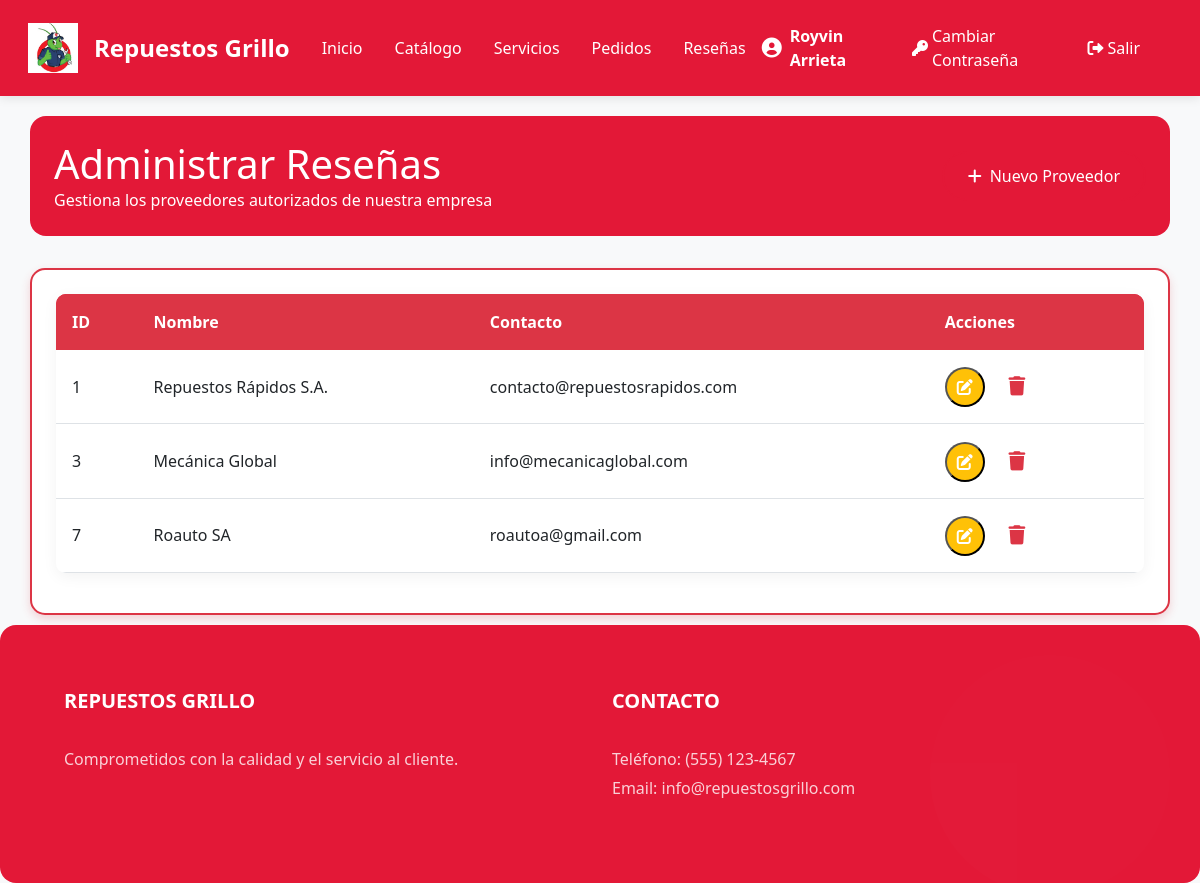
The page /View/Proveedores/AdministrarProveedores.php (signed in) on the database its author committed.
### tables this page shows
CREATE TABLE `tbl_proveedores` (
  `IdProveedor` int(11) NOT NULL AUTO_INCREMENT,
  `Nombre` varchar(45) NOT NULL,
  `Contacto` varchar(45) NOT NULL,
  PRIMARY KEY (`IdProveedor`)
);

### Model/ProveedoresModel.php (called while the page is built, shortened)
<?php
function ConsultarProveedores()
{
    try {
        $context = AbrirBaseDatos();
        $sentencia = "CALL SP_ConsultarProveedores()";
        $resultado = $context->query($sentencia);
        return $resultado;
    } catch (Exception $error) {
        return null;
    }
}
?>

### View/Proveedores/AdministrarProveedores.php (the view, shortened to what this page needs)
<?php
    include_once $_SERVER["DOCUMENT_ROOT"] . "/ProyectoAmbienteWeb/Model/ProveedoresModel.php";
    include_once $_SERVER["DOCUMENT_ROOT"] . "/ProyectoAmbienteWeb/View/layoutInterno.php";
?>
<!DOCTYPE html>
<html lang="es">
<body>
    <div class="container content">
        <div class="admin-header">
            <div class="row align-items-center">
                <div class="col-md-8">
                    <h1 class="mb-0">Administrar Reseñas</h1>
                    <p class="mb-0">Gestiona los proveedores autorizados de nuestra empresa</p>
                </div>
                <div class="col-md-4 text-md-end mt-3 mt-md-0">
                    <button type="button" class="btn btn-custom" onclick="window.location.href='CrearProveedores.php';">
                        <i class="fas fa-plus me-2"></i>Nuevo Proveedor
                    </button>
                </div>
            </div>
        </div>
        <div class="card card-custom">
            <div class="card-body">
                <div class="table-container">
                    <table class="table table-custom table-hover">
                        <thead>
                            <tr>
                                <th>ID</th>
                                <th>Nombre</th>
                                <th>Contacto</th>
                                <th>Acciones</th>
                            </tr>
                        </thead>
                        <tbody>
                            <?php
        $proveedores = ConsultarProveedores();
        if ($proveedores && $proveedores->num_rows > 0) {
            while ($row = $proveedores->fetch_assoc()) {
                echo "<tr>";
                echo "<td>" . $row['IdProveedor'] . "</td>";
                echo "<td>" . $row['Nombre'] . "</td>";
                echo "<td>" . $row['Contacto'] . "</td>";
                echo "<td>
                        <form action='EditarProveedor.php' method='GET' style='display:inline;'>
                            <input type='hidden' name='idProveedor' value='" . $row['IdProveedor'] . "'>
                            <button type='submit' class='action-btn edit-btn'>
                                <i class='fas fa-edit'></i>
                            </button>
                        </form>
                        <form action='' method='POST' style='display:inline;'>
                            <input type='hidden' name='idProveedor' value='" . $row['IdProveedor'] . "'>
                            <button type='submit' class='action-btn delete-btn' name='btnEliminar' onclick='return confirm(\"¿Estás seguro de que quieres eliminar este producto?\");'>
                                <i class='fas fa-trash'></i>
                            </button>
                        </form>
                      </td>";
                echo "</tr>";
            }
        } else {
            echo "<tr><td colspan='7' class='text-center'>No hay Productos registrados</td></tr>";
        }
    ?>
                        </tbody>
                    </table>
                </div>
            </div>
        </div>
    </div>

### View/Styles/estilos.css (style rules this page uses)
:root { --primary-color: #e31837; --secondary-color: #1a1a1a; --accent-color: #f8d7da; --text-light: #ffffff; --text-dark: #333333; --gray-light: #f8f9fa; --transition: all 0.3s ease; }
* { margin: 0; padding: 0; box-sizing: border-box; }
body { display: flex; flex-direction: column; min-height: 100vh; background-color: var(--gray-light); font-family: 'Segoe UI', Tahoma, Geneva, Verdana, sans-serif; }
.content { flex: 1 0 auto; padding: 3rem 0; }
.card-custom { border-radius: 1rem; box-shadow: 0 4px 15px rgba(0,0,0,0.05); transition: var(--transition); border: none; overflow: hidden; }
.card-custom .card-body { padding: 1.5rem; }
.btn-custom { background: var(--primary-color); color: var(--text-light); padding: 0.7rem 1.5rem; border-radius: 2rem; font-weight: 500; transition: var(--transition); border: 2px solid var(--primary-color); }
.card-custom { animation: fadeIn 0.5s ease-out; }

### View/Styles/productos.css (style rules this page uses)
.admin-header { background: var(--primary-color); color: var(--text-light); padding: 1.5rem; border-radius: 1rem; margin-bottom: 2rem; }
.table-custom { background: white; border-radius: 1rem; overflow: hidden; box-shadow: 0 4px 15px rgba(0, 0, 0, 0.05); }
.table-custom thead { background: var(--primary-color); color: var(--text-light); }
.table-custom th { padding: 1rem; font-weight: 500; }
.table-custom td { vertical-align: middle; padding: 1rem; }
.action-btn { width: 40px; height: 40px; display: inline-flex; align-items: center; justify-content: center; border-radius: 50%; margin-right: 0.5rem; transition: var(--transition); }
.edit-btn { background: #ffc107; color: white; }
.delete-btn { background: #dc3545; color: white; }

### View/Styles/servicios.css (style rules this page uses)
.container.content { padding-top: 20px; padding-bottom: 10px; }
.row:last-child { margin-bottom: 0; }

### View/Styles/catalogo.css (style rules this page uses)
.card-body { min-height: 120px; }

### View/Styles/carrito.css (style rules this page uses)
.card-custom { border: 2px solid #dc3545; border-radius: 15px; box-shadow: 0 4px 10px rgba(220, 53, 69, 0.2); }
.table-custom { border-radius: 10px; overflow: hidden; }
.table-custom thead th { background-color: #dc3545; color: white !important; font-weight: bold; border: none; }
.table-custom tbody td { color: #212529; vertical-align: middle; }
.delete-btn { background-color: transparent; border: none; color: #dc3545; font-size: 1.2rem; }

### rows shown on the page
tbl_proveedores: IdProveedor "1", Nombre "Repuestos Rápidos S.A.", Contacto "contacto@repuestosrapidos.com"
tbl_proveedores: IdProveedor "3", Nombre "Mecánica Global", Contacto "info@mecanicaglobal.com"
tbl_proveedores: IdProveedor "7", Nombre "Roauto SA", Contacto "roautoa@gmail.com"

### other values the page prints
$nombre "Royvin Arrieta"
